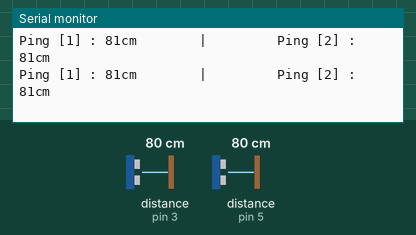
This sketch was run on a simulated Arduino Uno, built with avr-gcc and run on an emulated ATmega328P. On the bench: the last lines printed to the serial monitor. Inputs (shaded band) come from the test bench; at power-on: distance to the obstacle (sensors on pin 5, pin 3) 80 cm. The echo pulse lasts 58.3 µs per cm.

Above: at 16.2 s.
16.3 s: distance to the obstacle (sensor on pin 5) set to 203 cm
At 16.65 s:
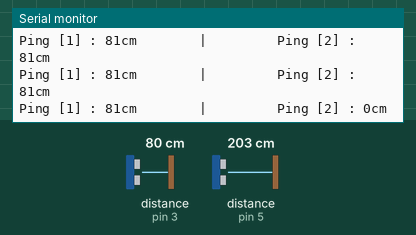
19.3 s: distance to the obstacle (sensor on pin 5) set to 200 cm
At 19.48 s:
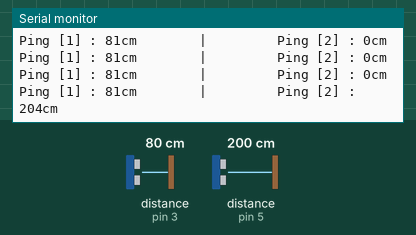
Timing chart, 0 to 22.3 s (numbered marks = the images above; inputs shaded):
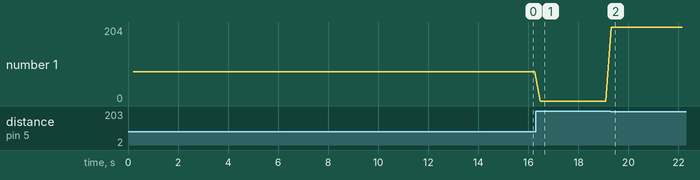

Measured:
- after the input at 16.3 s, the serial monitor: prints a new line after 0.18 s (image 1)
- after the input at 19.3 s, the serial monitor: prints a new line at once (image 2)
- plotted number 1: 81 → 0 after the input at 16.3 s, 0 → 204 after the input at 19.3 s

The sketch:

NewPing_001.ino
```cpp
// ---------------------------------------------------------------------------
// NewPing library sketch that interfaces with all but the SRF06 sensor using
// only one Arduino pin. You can also interface with the SRF06 using one pin
// if you install a 0.1uf capacitor on the trigger and echo pins of the sensor
// then tie the trigger pin to the Arduino pin (doesn't work with Teensy).
// ---------------------------------------------------------------------------

#include <NewPing.h>

#define trigger_1  2  // Arduino pin tied to both trigger and echo pins on the ultrasonic sensor.
#define echo_1  3  // Arduino pin tied to both trigger and echo pins on the ultrasonic sensor.
#define trigger_2  4  // Arduino pin tied to both trigger and echo pins on the ultrasonic sensor.
#define echo_2  5  // Arduino pin tied to both trigger and echo pins on the ultrasonic sensor.
#define MAX_DISTANCE 200 // Maximum distance we want to ping for (in centimeters). Maximum sensor distance is rated at 400-500cm.

NewPing sonar1(trigger_1, echo_1, MAX_DISTANCE); // NewPing setup of pin and maximum distance.
NewPing sonar2(trigger_2, echo_2, MAX_DISTANCE); // NewPing setup of pin and maximum distance.

int valSonar1, valSonar2;
void setup() {
  Serial.begin(9600); // Open serial monitor at 115200 baud to see ping results.
}

void loop() {

  delay(100);                     // Wait 50ms between pings (about 20 pings/sec). 29ms should be the shortest delay between pings.
  valSonar1 = sonar1.ping_cm();
  delay(100);
  valSonar2 = sonar2.ping_cm();
  Serial.print("Ping [1] : ");
  Serial.print(valSonar1); // Send ping, get distance in cm and print result (0 = outside set distance range)
  Serial.print("cm        |         ");                     // Wait 50ms between pings (about 20 pings/sec). 29ms should be the shortest delay between pings.
  Serial.print("Ping [2] : ");
  Serial.print(valSonar2); // Send ping, get distance in cm and print result (0 = outside set distance range)
  Serial.println("cm");
}
```
